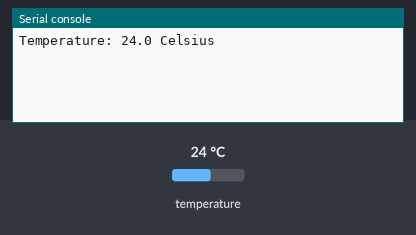
The program below on a simulated MicroPython board. Parts: the last lines printed to the serial console. Inputs (shaded band) come from the test bench; at power-on: temperature 24 °C.

Above: at 1.2 s.
1.3 s: temperature set to 12 °C
At 3.4 s:
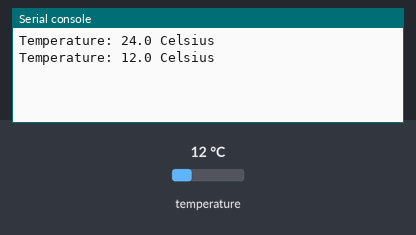
3.7 s: temperature set to 19 °C
At 5.0 s:
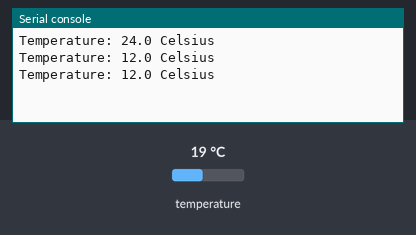
Timing chart, 0 to 6.7 s (numbered marks = the images above; inputs shaded):
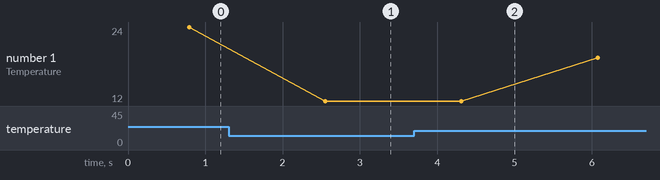

The program:

main.py
```python
from machine import Pin
import onewire, ds18x20, time

# Define the GPIO pin connected to the sensor
sensor_pin = Pin(16)  # Change this to your GPIO pin

# Create the onewire object
ds_sensor = ds18x20.DS18X20(onewire.OneWire(sensor_pin))

# Scan for devices on the bus
roms = ds_sensor.scan()

while True:
    # Perform temperature conversion
    ds_sensor.convert_temp()

    # Wait for the conversion to finish
    time.sleep_ms(750)

    # Read the temperature from the sensor
    for rom in roms:
        temp = ds_sensor.read_temp(rom)
        print("Temperature:", temp, "Celsius")

    # Wait before taking the next reading
    time.sleep(1)
```

Measured:
- after the input at 1.3 s, the serial console: prints a new line after 1.3 s (image 1)
- plotted number 1: 24 → 12 after the input at 1.3 s, 12 → 19 after the input at 3.7 s
